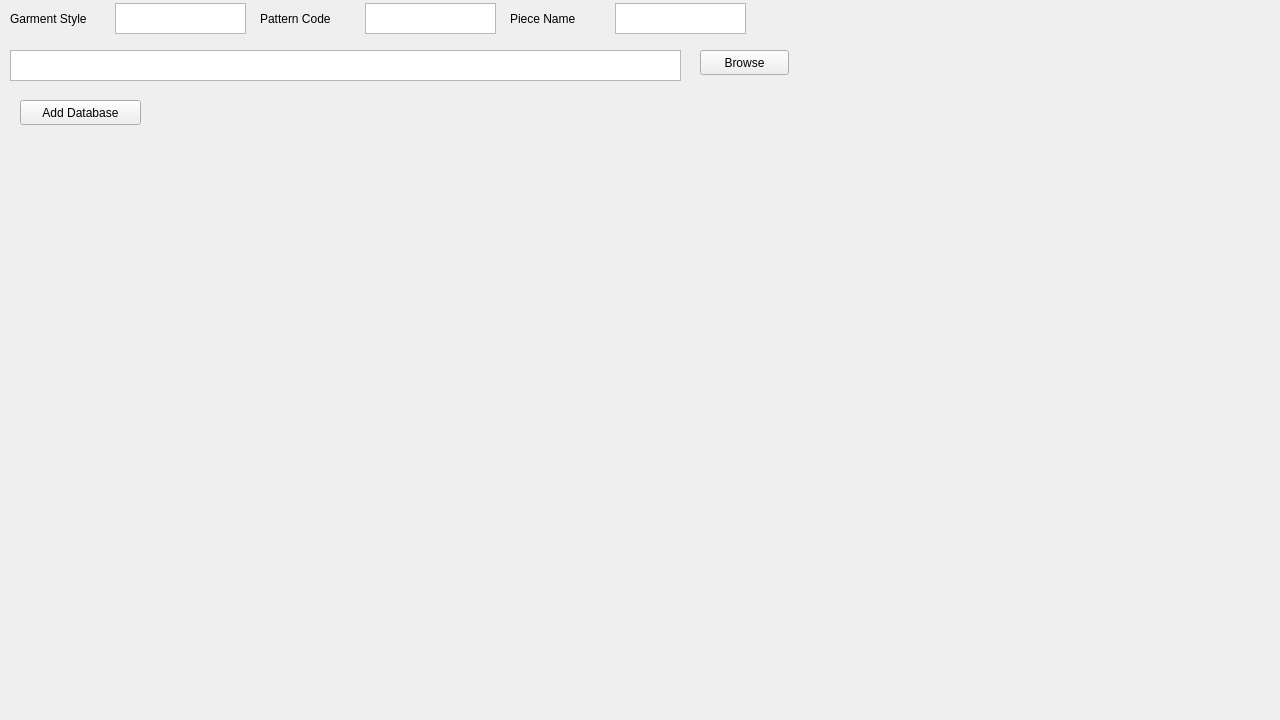
<?xml version="1.0" encoding="UTF-8"?>
<ui version="4.0">
 <class>MainWindow</class>
 <widget class="QMainWindow" name="MainWindow">
  <property name="enabled">
   <bool>true</bool>
  </property>
  <property name="geometry">
   <rect>
    <x>0</x>
    <y>0</y>
    <width>1280</width>
    <height>720</height>
   </rect>
  </property>
  <property name="windowTitle">
   <string>MainWindow</string>
  </property>
  <widget class="QWidget" name="centralwidget">
   <widget class="QLabel" name="label">
    <property name="geometry">
     <rect>
      <x>10</x>
      <y>10</y>
      <width>101</width>
      <height>17</height>
     </rect>
    </property>
    <property name="text">
     <string>Garment Style</string>
    </property>
   </widget>
   <widget class="QTextEdit" name="textEdit">
    <property name="geometry">
     <rect>
      <x>115</x>
      <y>3</y>
      <width>131</width>
      <height>31</height>
     </rect>
    </property>
   </widget>
   <widget class="QTextEdit" name="textEdit_2">
    <property name="geometry">
     <rect>
      <x>365</x>
      <y>3</y>
      <width>131</width>
      <height>31</height>
     </rect>
    </property>
   </widget>
   <widget class="QLabel" name="label_2">
    <property name="geometry">
     <rect>
      <x>260</x>
      <y>10</y>
      <width>101</width>
      <height>17</height>
     </rect>
    </property>
    <property name="text">
     <string>Pattern Code</string>
    </property>
   </widget>
   <widget class="QTextEdit" name="textEdit_3">
    <property name="geometry">
     <rect>
      <x>615</x>
      <y>3</y>
      <width>131</width>
      <height>31</height>
     </rect>
    </property>
   </widget>
   <widget class="QLabel" name="label_3">
    <property name="geometry">
     <rect>
      <x>510</x>
      <y>10</y>
      <width>101</width>
      <height>17</height>
     </rect>
    </property>
    <property name="text">
     <string>Piece Name</string>
    </property>
   </widget>
   <widget class="QTextEdit" name="textEdit_4">
    <property name="geometry">
     <rect>
      <x>10</x>
      <y>50</y>
      <width>671</width>
      <height>31</height>
     </rect>
    </property>
   </widget>
   <widget class="QPushButton" name="pushButton">
    <property name="geometry">
     <rect>
      <x>700</x>
      <y>50</y>
      <width>89</width>
      <height>25</height>
     </rect>
    </property>
    <property name="text">
     <string>Browse</string>
    </property>
   </widget>
   <widget class="QPushButton" name="pushButton_2">
    <property name="geometry">
     <rect>
      <x>20</x>
      <y>100</y>
      <width>121</width>
      <height>25</height>
     </rect>
    </property>
    <property name="text">
     <string>Add Database</string>
    </property>
   </widget>
  </widget>
 </widget>
 <resources/>
 <connections/>
</ui>
